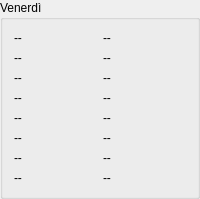
           <widget class="QGroupBox" name="groupBox_18">
            <property name="title">
             <string>Venerdì</string>
            </property>
            <layout class="QVBoxLayout" name="verticalLayout_20">
             <item>
              <layout class="QHBoxLayout" name="horizontalLayout_140">
               <item>
                <widget class="QLabel" name="lline1_5">
                 <property name="text">
                  <string>--</string>
                 </property>
                </widget>
               </item>
               <item>
                <widget class="QLabel" name="llvalue1_5">
                 <property name="text">
                  <string>--</string>
                 </property>
                </widget>
               </item>
              </layout>
             </item>
             <item>
              <layout class="QHBoxLayout" name="horizontalLayout_145">
               <item>
                <widget class="QLabel" name="lline2_5">
                 <property name="text">
                  <string>--</string>
                 </property>
                </widget>
               </item>
               <item>
                <widget class="QLabel" name="llvalue2_5">
                 <property name="text">
                  <string>--</string>
                 </property>
                </widget>
               </item>
              </layout>
             </item>
             <item>
              <layout class="QHBoxLayout" name="horizontalLayout_141">
               <item>
                <widget class="QLabel" name="lline3_5">
                 <property name="text">
                  <string>--</string>
                 </property>
                </widget>
               </item>
               <item>
                <widget class="QLabel" name="llvalue3_5">
                 <property name="text">
                  <string>--</string>
                 </property>
                </widget>
               </item>
              </layout>
             </item>
             <item>
              <layout class="QHBoxLayout" name="horizontalLayout_143">
               <item>
                <widget class="QLabel" name="lline4_5">
                 <property name="text">
                  <string>--</string>
                 </property>
                </widget>
               </item>
               <item>
                <widget class="QLabel" name="llvalue4_5">
                 <property name="text">
                  <string>--</string>
                 </property>
                </widget>
               </item>
              </layout>
             </item>
             <item>
              <layout class="QHBoxLayout" name="horizontalLayout_142">
               <item>
                <widget class="QLabel" name="lline5_5">
                 <property name="text">
                  <string>--</string>
                 </property>
                </widget>
               </item>
               <item>
                <widget class="QLabel" name="llvalue5_5">
                 <property name="text">
                  <string>--</string>
                 </property>
                </widget>
               </item>
              </layout>
             </item>
             <item>
              <layout class="QHBoxLayout" name="horizontalLayout_144">
               <item>
                <widget class="QLabel" name="lline6_5">
                 <property name="text">
                  <string>--</string>
                 </property>
                </widget>
               </item>
               <item>
                <widget class="QLabel" name="llvalue6_5">
                 <property name="text">
                  <string>--</string>
                 </property>
                </widget>
               </item>
              </layout>
             </item>
             <item>
              <layout class="QHBoxLayout" name="horizontalLayout_139">
               <item>
                <widget class="QLabel" name="lline7_5">
                 <property name="text">
                  <string>--</string>
                 </property>
                </widget>
               </item>
               <item>
                <widget class="QLabel" name="llvalue7_5">
                 <property name="text">
                  <string>--</string>
                 </property>
                </widget>
               </item>
              </layout>
             </item>
             <item>
              <layout class="QHBoxLayout" name="horizontalLayout_146">
               <item>
                <widget class="QLabel" name="lline8_5">
                 <property name="text">
                  <string>--</string>
                 </property>
                </widget>
               </item>
               <item>
                <widget class="QLabel" name="llvalue8_5">
                 <property name="text">
                  <string>--</string>
                 </property>
                </widget>
               </item>
              </layout>
             </item>
            </layout>
           </widget>
